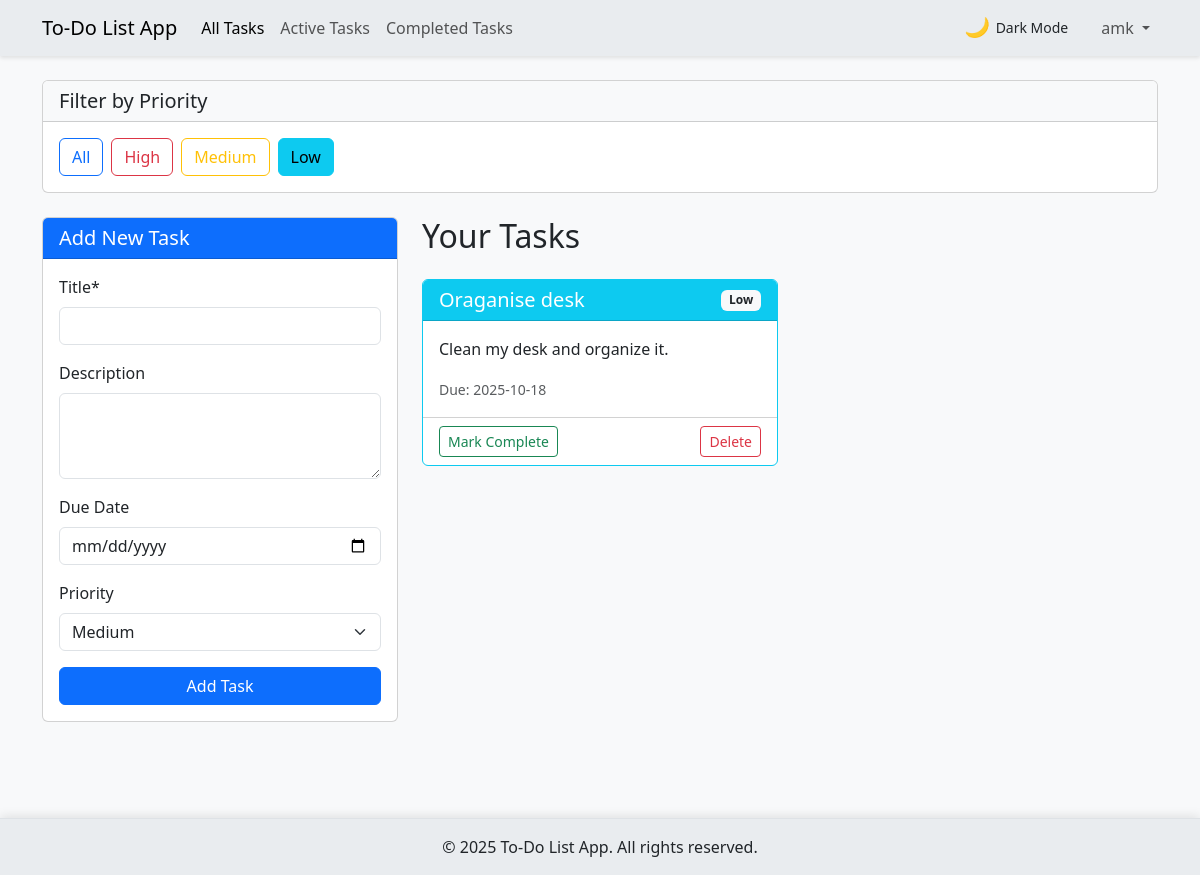
Screenshot of /filter/low (signed in) with the database file from the repository.
### tables this page shows
CREATE TABLE tasks (
        id INTEGER PRIMARY KEY AUTOINCREMENT,
        title TEXT NOT NULL,
        description TEXT,
        due_date TEXT,
        priority TEXT,
        completed BOOLEAN DEFAULT 0,
        user_id INTEGER,
        created_at TIMESTAMP DEFAULT CURRENT_TIMESTAMP,
        FOREIGN KEY (user_id) REFERENCES users (id)
    );

### app.py (the view)
@app.route('/')
@app.route('/filter/<priority>')
def index(priority=None):
    if 'user_id' in session:
        conn = get_db_connection()
        if priority and priority in ['low', 'medium', 'high']:
            tasks = conn.execute('SELECT * FROM tasks WHERE user_id = ? AND priority = ? ORDER BY created_at DESC',
                               (session['user_id'], priority)).fetchall()
        else:
            tasks = conn.execute('SELECT * FROM tasks WHERE user_id = ? ORDER BY created_at DESC',
                               (session['user_id'],)).fetchall()
        conn.close()
        return render_template('index.html', tasks=tasks, active_page='home', current_filter=priority)
    else:
        return redirect(url_for('login'))

### app.py (called while the page is built)
def get_db_connection():
    conn = sqlite3.connect(DATABASE)
    conn.row_factory = sqlite3.Row
    return conn

### templates/index.html (shortened to what this page needs)
{% extends "base.html" %}
{% block content %}
<div class="row mb-4">
    <div class="col-12">
        <div class="card">
            <div class="card-header bg-light">
                <h5 class="mb-0">Filter by Priority</h5>
            </div>
            <div class="card-body">
                <div class="d-flex flex-wrap gap-2">
                    <a href="{{ url_for('index') }}" class="btn {% if not current_filter %}btn-primary{% else %}btn-outline-primary{% endif %}">All</a>
                    <a href="{{ url_for('index', priority='high') }}" class="btn {% if current_filter == 'high' %}btn-danger{% else %}btn-outline-danger{% endif %}">High</a>
                    <a href="{{ url_for('index', priority='medium') }}" class="btn {% if current_filter == 'medium' %}btn-warning{% else %}btn-outline-warning{% endif %}">Medium</a>
                    <a href="{{ url_for('index', priority='low') }}" class="btn {% if current_filter == 'low' %}btn-info{% else %}btn-outline-info{% endif %}">Low</a>
                </div>
            </div>
        </div>
    </div>
</div>
<section class="row">
    <div class="col-md-4 mb-4">
        <div class="card">
            <div class="card-header bg-primary text-white">
                <h5 class="card-title mb-0">Add New Task</h5>
            </div>
            <div class="card-body">
                <form id="taskForm" action="{{ url_for('submit') }}" method="post">
                    <div class="mb-3">
                        <label for="title" class="form-label">Title*</label>
                        <input type="text" class="form-control" id="title" name="title" required>
                    </div>
                    <div class="mb-3">
                        <label for="description" class="form-label">Description</label>
                        <textarea class="form-control" id="description" name="description" rows="3"></textarea>
                    </div>
                    <div class="mb-3">
                        <label for="due_date" class="form-label">Due Date</label>
                        <input type="date" class="form-control" id="due_date" name="due_date">
                    </div>
                    <div class="mb-3">
                        <label for="priority" class="form-label">Priority</label>
                        <select class="form-select" id="priority" name="priority">
                            <option value="medium" selected>Medium</option>
                        </select>
                    </div>
                    <button type="submit" class="btn btn-primary w-100" id="submitBtn">Add Task</button>
                </form>
            </div>
        </div>
    </div>
    <div class="col-md-8">
        <h2 class="mb-4">Your Tasks</h2>
        {% if tasks|length > 0 %}
            <div class="row" id="taskList">
                {% for task in tasks %}
                <div class="col-md-6 mb-4 task-item" data-id="{{ task.id }}">
                    <div class="card h-100 {% if task.priority == 'high' %}border-danger{% elif task.priority == 'medium' %}border-warning{% else %}border-info{% endif %} {% if task.completed %}bg-light text-muted{% endif %}">
                        <div class="card-header d-flex justify-content-between align-items-center {% if task.priority == 'high' %}bg-danger text-white{% elif task.priority == 'medium' %}bg-warning{% else %}bg-info text-white{% endif %}">
                            <h5 class="card-title mb-0 {% if task.completed %}text-decoration-line-through{% endif %}">{{ task.title }}</h5>
                            <span class="badge bg-light text-dark">{{ task.priority|capitalize }}</span>
                        </div>
                        <div class="card-body">
                            <p class="card-text {% if task.completed %}text-decoration-line-through{% endif %}">{{ task.description or 'No description provided.' }}</p>
                            {% if task.due_date %}
                            <p class="card-text"><small class="text-muted">Due: {{ task.due_date }}</small></p>
                            {% endif %}
                        </div>
                        <div class="card-footer bg-transparent d-flex justify-content-between">
                            <form action="{{ url_for('complete_task', id=task.id) }}" method="post" class="complete-form">
                                <button type="submit" class="btn btn-sm {% if task.completed %}btn-outline-secondary{% else %}btn-outline-success{% endif %} complete-btn">
                                    {% if task.completed %}Mark Incomplete{% else %}Mark Complete{% endif %}
                                </button>
                            </form>
                            <form action="{{ url_for('delete', id=task.id) }}" method="post" class="delete-form">
                                <button type="submit" class="btn btn-sm btn-outline-danger delete-btn">Delete</button>
                            </form>
                        </div>
                    </div>
                </div>
                {% endfor %}
            </div>
        {% else %}
            <div class="alert alert-info" role="alert">
                No tasks found. Add a new task to get started!
            </div>
        {% endif %}
    </div>
</section>
{% endblock %}

### static/css/style.css (style rules this page uses)
body { min-height: 100vh; display: flex; flex-direction: column; transition: background-color 0.3s, color 0.3s; }
body.light-theme { background-color: #f8f9fa; color: #212529; }
.task-item .card { transition: transform 0.2s, box-shadow 0.2s, opacity 0.3s; }

### rows the page displays
tasks: title "Oraganise desk", priority "Low", description "Clean my desk and organize it.", due_date "2025-10-18", completed "Mark Complete"

### other values shown
{{ session.username }} "amk"
